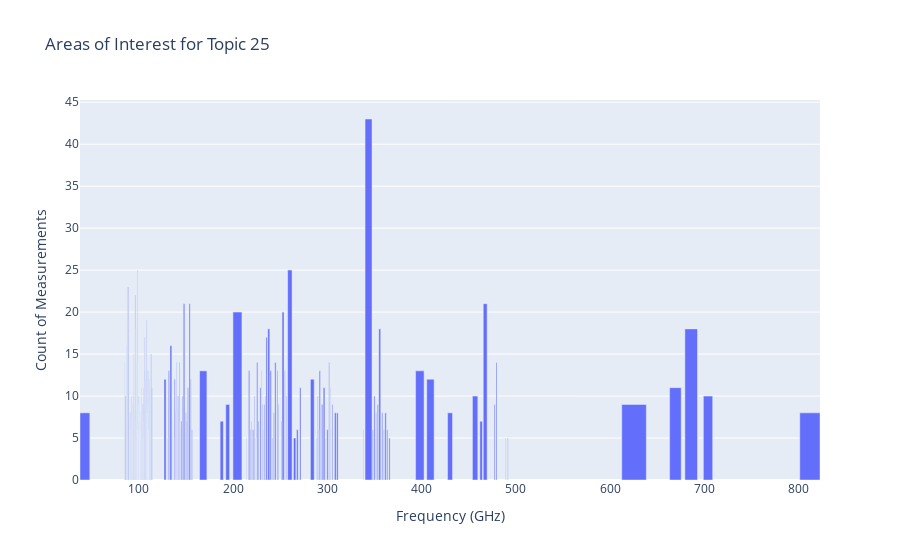

Notebook code cell kept with this figure:
### Code cell
plot_topic_clusters(topic_cluster, 25)

### Figure 1 — Plotly figure (JSON) as saved in the notebook; plotly's stock layout.template omitted (floating-point values rounded to 4 significant figures; data arrays with more than 128 entries replaced by an {"elided": "..."} marker saying what was removed)
{"data": [{"type": "bar", "width": {"elided": "181 float values"}, "x": {"elided": "181 float values"}, "y": {"elided": "181 int values"}}], "layout": {"title": {"text": "Areas of Interest for Topic 25"}, "xaxis": {"title": {"text": "Frequency (GHz)"}}, "yaxis": {"title": {"text": "Count of Measurements"}}}}
